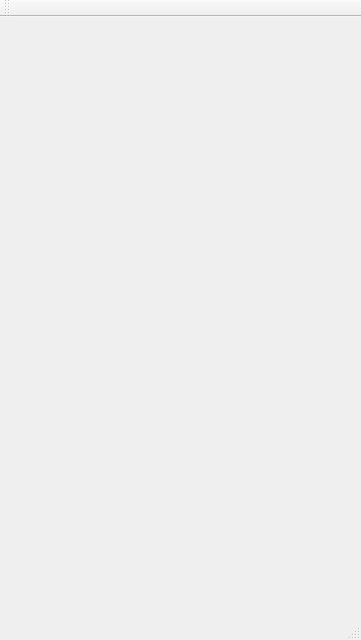
<?xml version="1.0" encoding="UTF-8"?>
<ui version="4.0">
 <class>MainWindow</class>
 <widget class="QMainWindow" name="MainWindow">
  <property name="geometry">
   <rect>
    <x>0</x>
    <y>0</y>
    <width>361</width>
    <height>640</height>
   </rect>
  </property>
  <property name="windowTitle">
   <string>MainWindow</string>
  </property>
  <widget class="QWidget" name="centralWidget"/>
  <widget class="QMenuBar" name="menuBar">
   <property name="geometry">
    <rect>
     <x>0</x>
     <y>0</y>
     <width>361</width>
     <height>20</height>
    </rect>
   </property>
  </widget>
  <widget class="QToolBar" name="mainToolBar">
   <attribute name="toolBarArea">
    <enum>TopToolBarArea</enum>
   </attribute>
   <attribute name="toolBarBreak">
    <bool>false</bool>
   </attribute>
  </widget>
  <widget class="QStatusBar" name="statusBar"/>
 </widget>
 <layoutdefault spacing="6" margin="11"/>
 <resources/>
 <connections/>
</ui>
